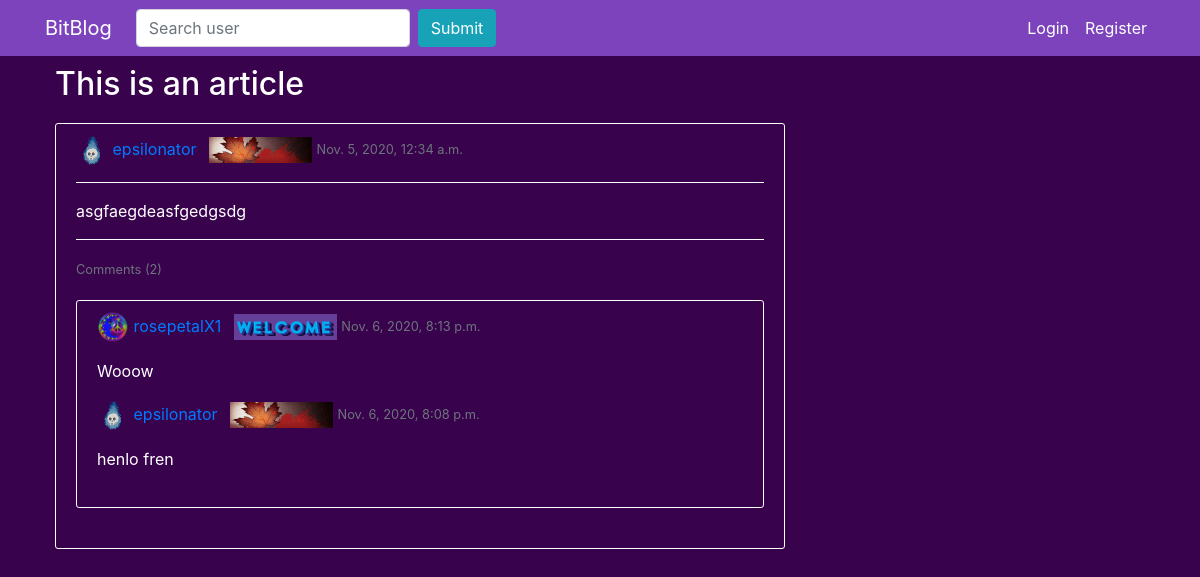
The app's page /post/1/ with its own data.
### blog/models.py (models this page shows, shortened)
class BlogPost(models.Model):
	title = models.CharField(max_length = 50)
	content = RichTextField()
	post_date = models.DateTimeField(default = timezone.now)
	author = models.ForeignKey(User, on_delete = models.CASCADE)
	votes = models.IntegerField(default = 0)

class BlogUser(models.Model):
	user = models.OneToOneField(User, on_delete = models.CASCADE)
	desc = models.TextField(max_length = 250, default = "No description")
	hometown = models.CharField(max_length = 200, default = "Not specified")
	birth_date = models.DateField(null = True, blank = True)
	current_profile_card = models.ForeignKey(ProfileCard, on_delete = models.DO_NOTHING, default = 1)
	current_sigil = models.ForeignKey(Sigil, on_delete = models.DO_NOTHING, default = 1)

class Sigil(models.Model):
	name = models.CharField(unique=True, max_length=50)
	img = models.ImageField(upload_to='sigils')

class ProfileCard(models.Model):
	name = models.CharField(unique = True, max_length = 50)
	img = models.ImageField(upload_to = 'profile_cards')
	img_small = models.ImageField(upload_to = 'profile_cards_small')

class BlogComment(models.Model):
	comment = models.TextField()
	comment_date = models.DateTimeField(default = timezone.now)
	author = models.ForeignKey(User, on_delete = models.CASCADE)
	votes = models.IntegerField(default = 0)
	parent_post = models.ForeignKey(BlogPost, on_delete = models.CASCADE)

### blog/views.py (the view)
# urls.py: path('post/<int:pk>/', show_post, name = 'post'),
def show_post(request, pk):
	post = BlogPost.objects.filter(id = pk).first()
	comments = post.blogcomment_set.order_by('-comment_date')
	if request.method == 'POST':
		comment_form = CommentForm(request.POST)
		if comment_form.is_valid():
			post = BlogPost.objects.filter(id = pk).first()
			user = request.user
			comment = comment_form.cleaned_data.get('comment')
			comm_obj = BlogComment(
				comment = comment,
				author = user,
				parent_post = post
			)
			comm_obj.save()
		return redirect('post', pk = pk)
	else:
		comment_form = CommentForm()
	return render(request, 'blog/post.html', context = {
		'post' : post,
		'comments' : comments,
		'comment_form' : comment_form,
		'current_user' : request.user
	})

### blog/forms.py
class CommentForm(forms.ModelForm):
	comment = forms.CharField()
	class Meta:
		model = BlogComment
		fields = ['comment']

### blog/templatetags/custom_tags.py (called while the page is built)
@register.simple_tag
def setvar(val = None):
    return val

### blog/templates/blog/post.html (shortened to what this page needs)
{% extends 'blog/base.html' %}
{% load crispy_forms_tags %}
{% block content %}
	<h2>{{ post.title }}</h2>
	<article class="media content-section">
		<div class="media-body">
			<div class="article-metadata">
				<img class = "size-32" src="{{ post.author.bloguser.current_sigil.img.url }}">
				<a class="mr-2" href="{% url 'profile' post.author.username %}">{{ post.author }}</a>
				<img src = "{{ post.author.bloguser.current_profile_card.img_small.url }}">
				<small class="text-muted">{{ post.post_date }}</small>
			</div>
			<hr>
			<p class="article-content">{{ post.content | safe | linebreaks }}</p>
			<hr>
			<small class="text-muted">Comments ({{ post.blogcomment_set.count }})</small>
			{% if comments %}
			<div class="content-section">
				{% for comment in comments %}
					<div class="article-metadata">
						<img class = "size-32" src="{{ comment.author.bloguser.current_sigil.img.url }}">
						<a class="mr-2" href="">{{ comment.author }}</a>
						<img src="{{ comment.author.bloguser.current_profile_card.img_small.url }}">
						<small class="text-muted">{{ comment.comment_date }}</small>
					</div>
				<p class="article-content">{{ comment.comment | linebreaks }}</p>
				{% endfor %}
			</div>
			{% endif %}
		</div>
	</article>
{% endblock %}

### blog/static/blog/main.css (style rules this page uses)
body { background-color: #39024d; color: #FFFFFF; margin-left: 20px; padding-top: 65px; }
.content-section { padding: 10px 20px 20px 20px; margin-top: 20px; margin-bottom: 20px; border: 1px solid #ffffff; border-radius: 3px; }
.article-content { word-wrap: break-word; }
hr { border-color: #ffffff; }
.size-32 { height: 32px; width: 32px; }

### records on screen
BlogPost: title "This is an article", author.bloguser.current_sigil.img (picture), author "epsilonator", author.bloguser.current_profile_card.img_small (picture), post_date "Nov. 5, 2020, 12:34 a.m.", content "asgfaegdeasfgedgsdg", blogcomment_set.count "2"
BlogComment: author.bloguser.current_sigil.img (picture), author "rosepetalX1", author.bloguser.current_profile_card.img_small (picture), comment_date "Nov. 6, 2020, 8:13 p.m.", comment "Wooow"
BlogComment: author.bloguser.current_sigil.img (picture), author "epsilonator", author.bloguser.current_profile_card.img_small (picture), comment_date "Nov. 6, 2020, 8:08 p.m.", comment "henlo fren"
